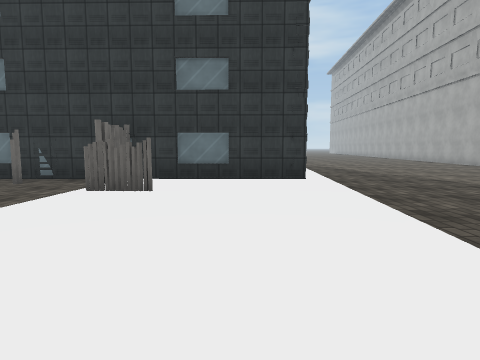
[1] (above)

24 first-person views from a walk through a 3-D level made in the Unity game engine. The camera is 1.5 m above the floor, tilts 6° down and sees 75° across. Doors are open. The floor is counted in squares, 2 m on a side. Each view is taken from the middle of a square. On the plan, view 1 faces up. The plan holds only what a view shows up to about 10 squares ahead; the rest is blank. The place goes on beyond the plan. The player character is not drawn. Some animated figures are not drawn. Some surface patterns are stand-ins.

[2]
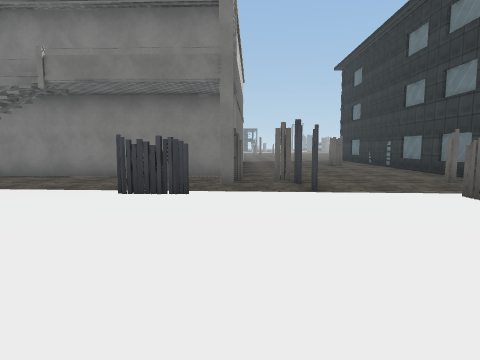

[3]
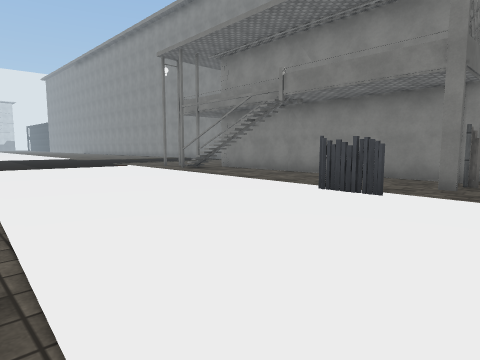

[4]
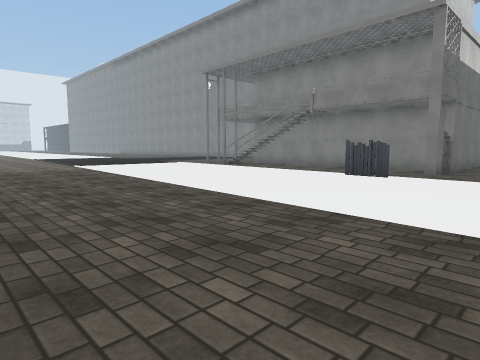

[5]
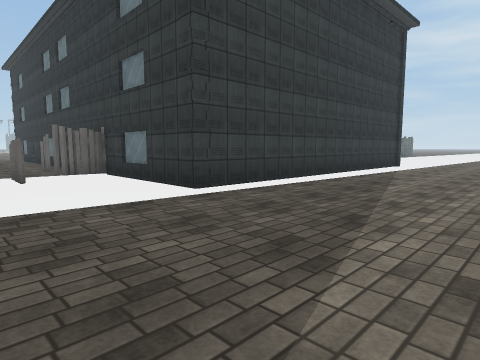

[6]
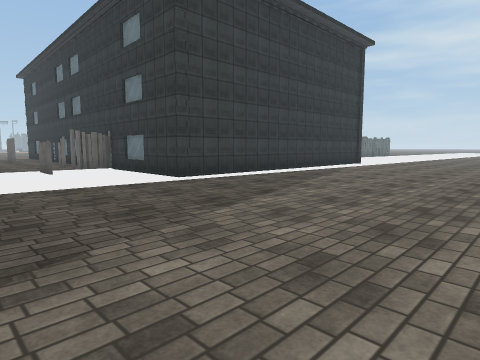

[7]
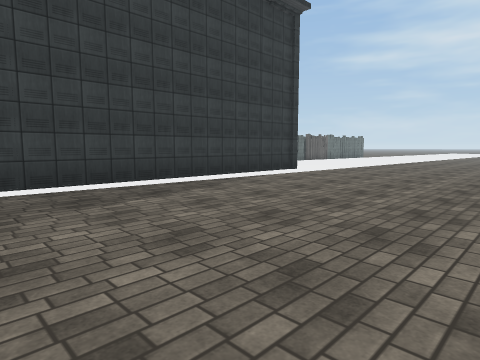

[8]
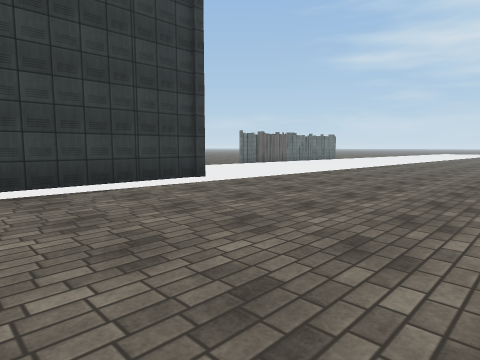

[9]
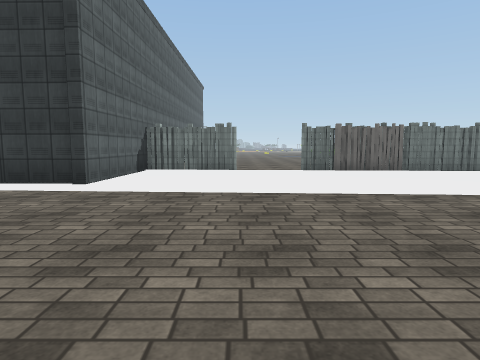

[10]
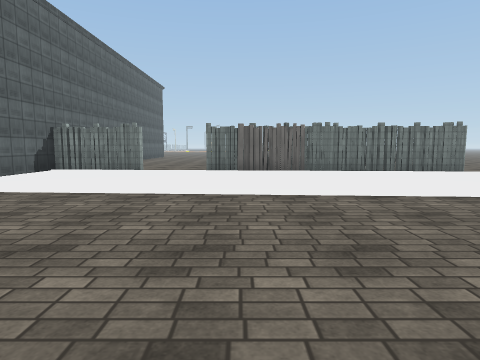

[11]
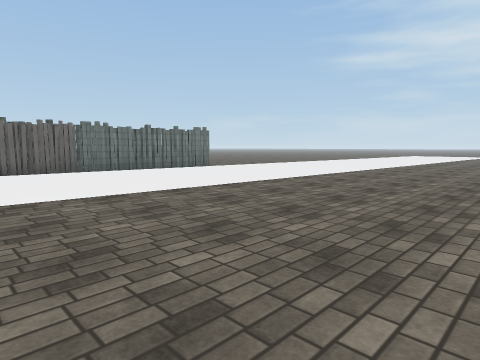

[12]
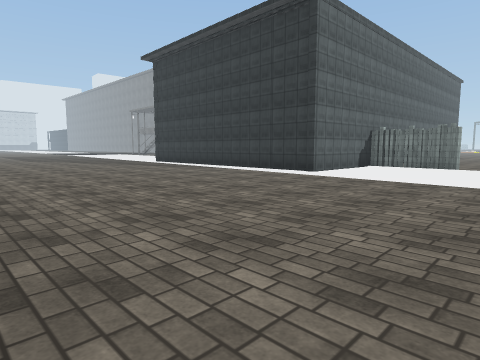

[13]
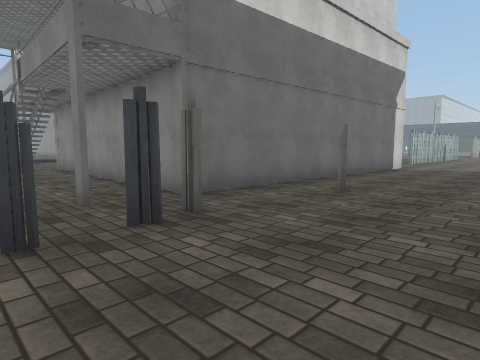

[14]
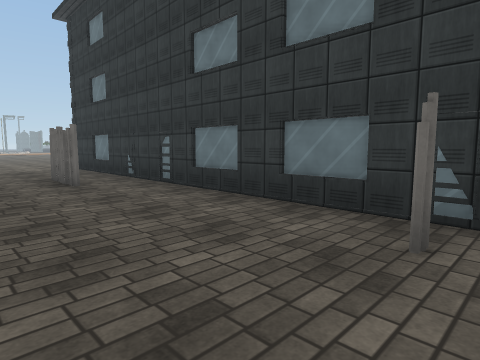

[15]
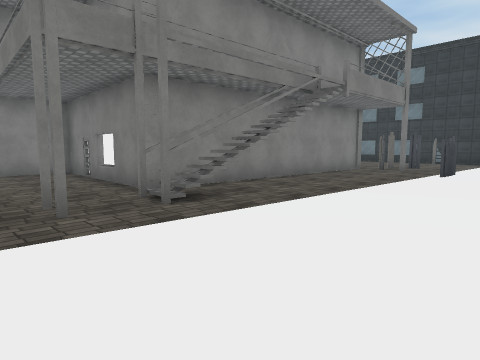

[16]
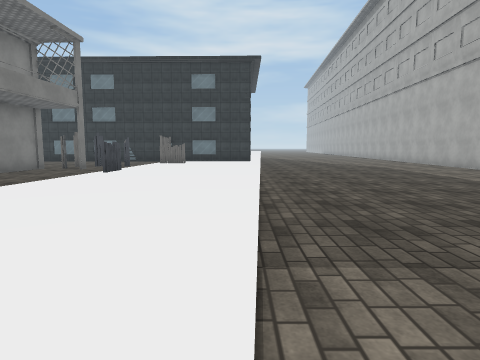

[17]
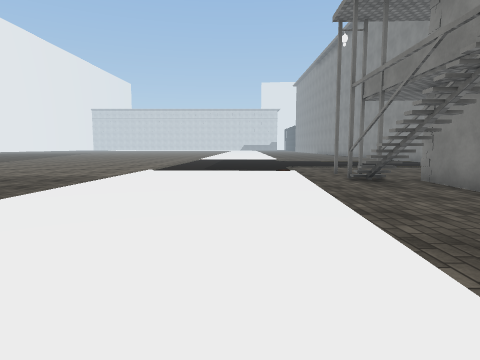

[18]
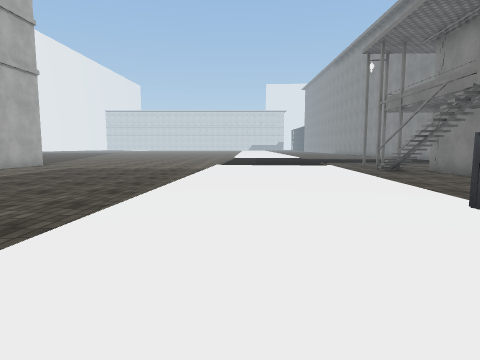

[19]
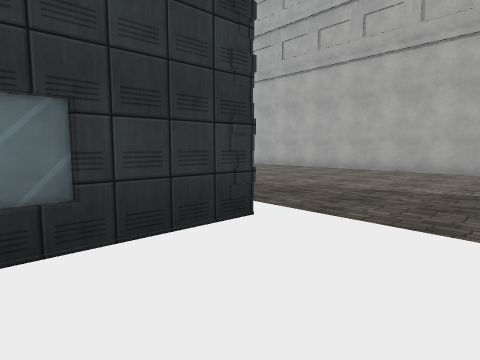

[20]
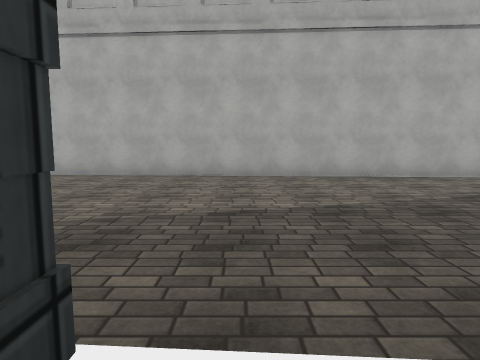

[21]
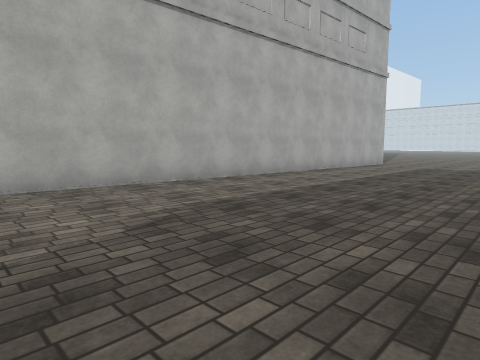

[22]
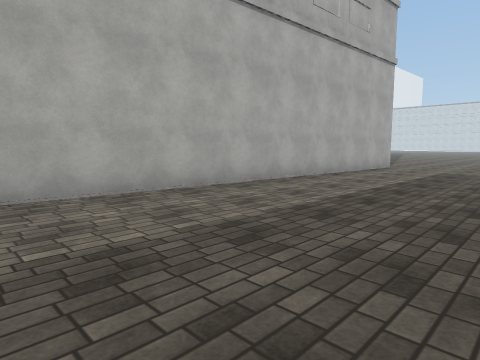

[23]
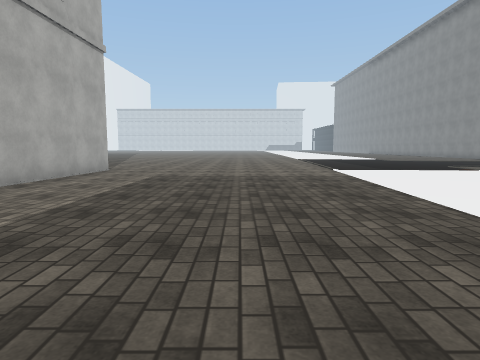

[24]
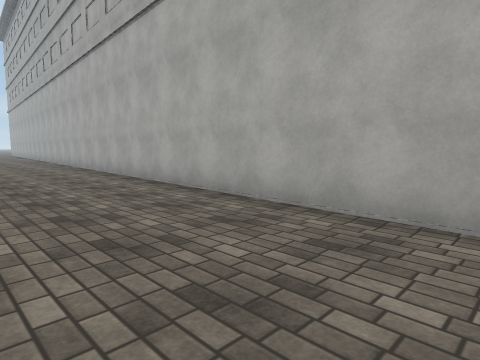

### Floor plan
Key: @ floor where view 1 was taken; # wall or solid block; . floor; / step, stairs or slope; O other object.
Columns run from 15 left of view 1 to 10 right of it. Each row starts with its distance up from view 1.
 29              #.........
 28              #.........
 27              #.........
 26              #..........
 25              #..........
 24              #..........
 23              #..........
 22              #............
 21              ............
 20              ............
 19              #...........
 18              #...........
 17              ####........
 16                 #........#
 15                 #........#
 14                 #........#
 13                 #........#
 12                 #........#
 11                 #........#
 10                 #........#
  9                 #........#
  8 #################........#
  7 ............#............#
  6 ...##.....#..............#
  5  ............#..........##
  4  .......................#
  3  .........#.#...........#
  2   ########O.............#
  1          #..#...........#
  0          #.....@........#
 -1          #..............#
 -2          #..............#
 -3          #..............#
 -4         ##..............#
 -5         #./.............#
 -6     #####./.............#
 -7     #...................#
 -8     #.....#.............#
 -9           ..............#

Positions as (right, up) in squares from view 1, and headings:
1: (0, 0), facing up
2: (2, 2), facing left
3: (2, 3), facing down-left
4: (5, 4), facing down-left
5: (6, 4), facing up-left
6: (8, 3), facing up-left
7: (8, 8), facing up-left
8: (8, 12), facing up-left
9: (8, 20), facing left
10: (8, 23), facing left
11: (8, 22), facing up-left
12: (10, 22), facing down-left
13: (-3, 6), facing down-left
14: (-4, 4), facing up-left
15: (-1, -9), facing up-left
16: (1, -9), facing up
17: (-2, 1), facing down
18: (0, 4), facing down
19: (-1, 5), facing up-right
20: (1, 7), facing right
21: (3, 5), facing down-right
22: (4, 3), facing down-right
23: (4, 1), facing down
24: (6, 6), facing up-right
